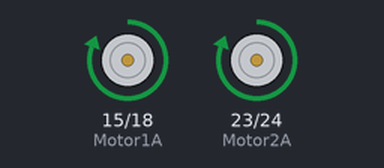
This program was run on a simulated Raspberry Pi (BCM pin numbers). Parts: motor-driver pin pairs drawn as motors (green arrow = first pin HIGH = forward, orange = second pin HIGH = backward, longer = more drive). What the program prints to the terminal is not drawn. At 18.0 s the program stops and its outputs stay as they are.

Above: at 0.5 s.
Timing chart, 0 to 4.6 s (numbered marks = the images above):
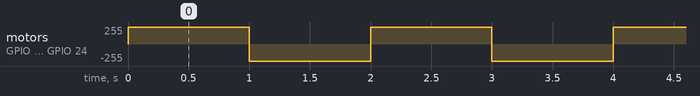

Measured:
- by itself, motor on GPIO 15 (Motor1A) / GPIO 18 (Motor1B), motor on GPIO 23 (Motor2A) / GPIO 24 (Motor2B): alternates forward 255/255 for 1.0 s and backward 255/255 for 1.0 s, 18 changes in all, then stays backward 255/255

The program:

car.py
```python
import RPi.GPIO as GPIO
import sys
from time import sleep

GPIO.setmode(GPIO.BCM)

# khai bao cac chan
Motor1A = 15
Motor1B = 18
Motor2A = 23
Motor2B = 24

# thiet lap cac cong ra
GPIO.setup(Motor1A,GPIO.OUT)
GPIO.setup(Motor1B,GPIO.OUT)
GPIO.setup(Motor2A,GPIO.OUT)
GPIO.setup(Motor2B,GPIO.OUT)

def toi():
    print("toi")
    GPIO.output(Motor1A,GPIO.HIGH)
    GPIO.output(Motor1B,GPIO.LOW)

    GPIO.output(Motor2A,GPIO.HIGH)
    GPIO.output(Motor2B,GPIO.LOW)

def lui():
    print("lui")
    GPIO.output(Motor1A,GPIO.LOW)
    GPIO.output(Motor1B,GPIO.HIGH)

    GPIO.output(Motor2A,GPIO.LOW)
    GPIO.output(Motor2B,GPIO.HIGH)

count = 1
while count < 10:

    try:

        toi()

        sleep(1)

        lui()

        sleep(1)

        count += 1

    except KeyboardInterrupt:
        # here you put any code you want to run before the program
        # exits when you press CTRL+C
        print("Exit!")
        GPIO.cleanup() # this ensures a clean exit
    except:
        # this catches ALL other exceptions including errors.
        # You won't get any error messages for debugging
        # so only use it once your code is working
        print("Unexpected error:", sys.exc_info()[0])
        raise
```
